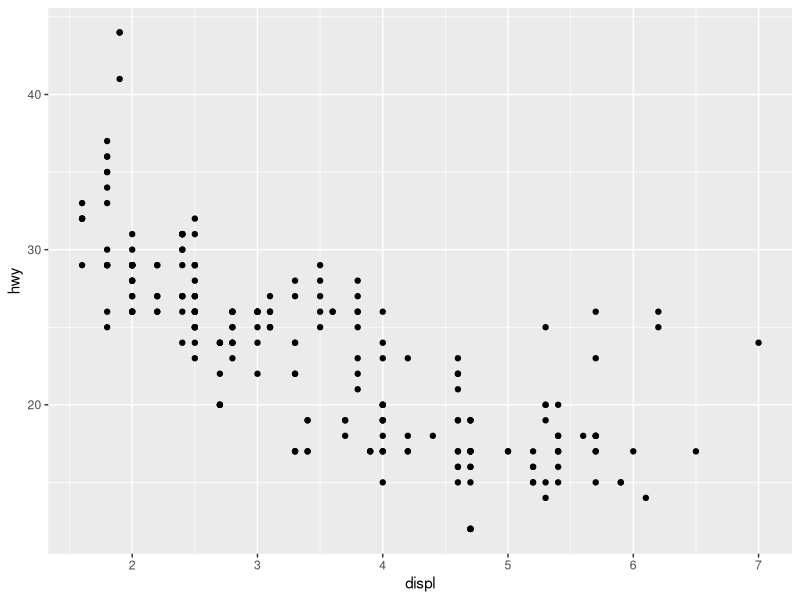
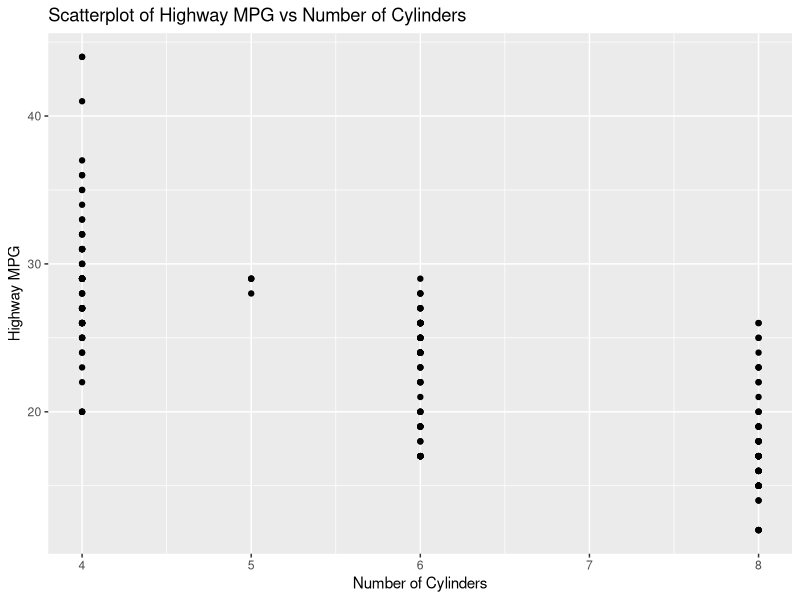
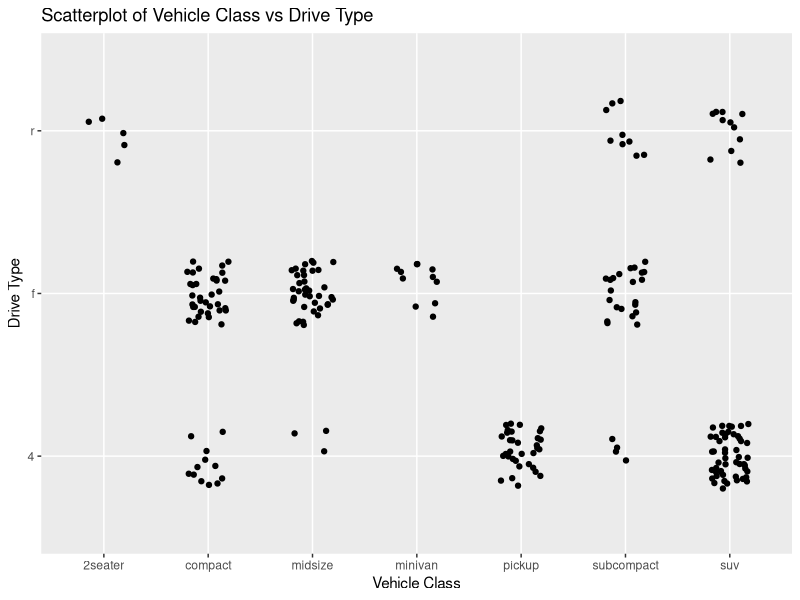
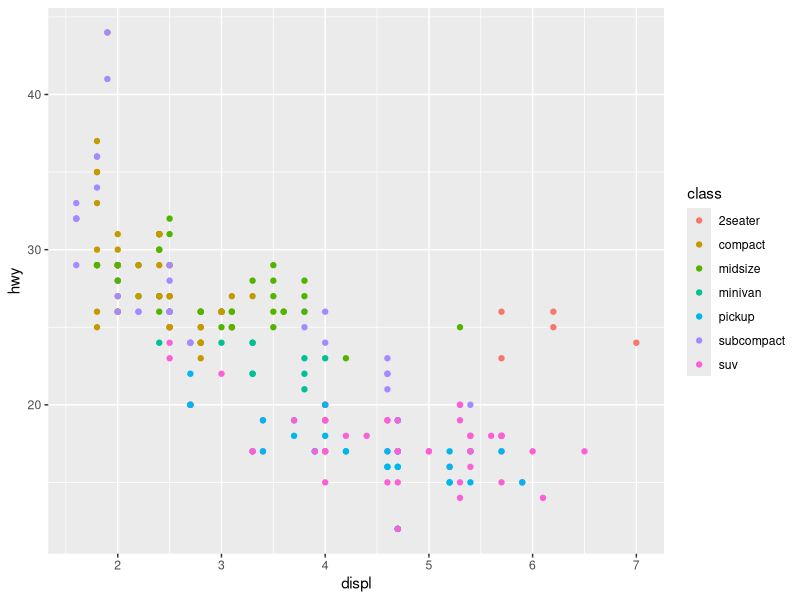

These figures' R source, in order:
## ---- chunk 1
knitr::opts_chunk$set(echo = TRUE)
## ---- chunk 2

library(tidyverse)

mpg
## ---- chunk 3
ggplot(data = mpg) + geom_point(mapping = aes(x = displ, y = hwy))

## ---- chunk 4
#ggplot(data = <DATA>) + <GEOM_FUNCTION>(mapping = aes(<MAPPINGS>))

dim(mpg)


## ---- chunk 5


ggplot(mpg, aes(x=cyl, y=hwy)) + 
  geom_point() + 
  ggtitle("Scatterplot of Highway MPG vs Number of Cylinders") +
  xlab("Number of Cylinders") +
  ylab("Highway MPG")


ggplot(mpg, aes(x=class, y=drv)) +
  geom_jitter(width = 0.2, height = 0.2) +
  ggtitle("Scatterplot of Vehicle Class vs Drive Type") +
  xlab("Vehicle Class") +
  ylab("Drive Type")
## ---- chunk 6
ggplot(data = mpg) + geom_point(mapping = aes(x = displ, y = hwy, color = class))

## ---- chunk 7


## ---- chunk 8


## ---- chunk 9


## ---- chunk 10


## ---- chunk 11


## ---- chunk 12


## ---- chunk 13


## ---- chunk 14


## ---- chunk 15


## ---- chunk 16


## ---- chunk 17


